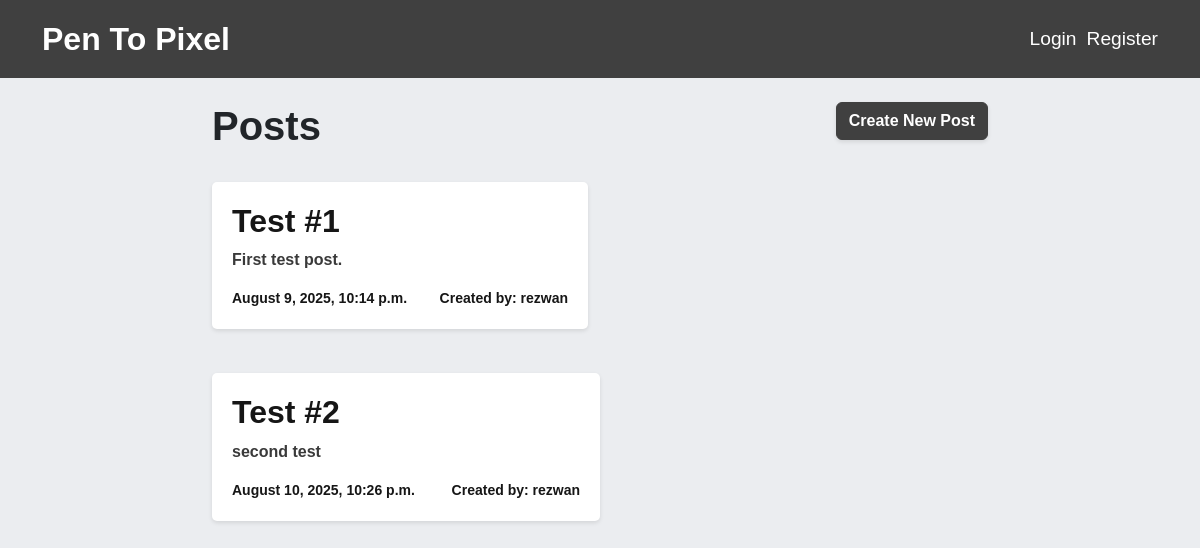
The page /blog/ on the database as committed earlier.
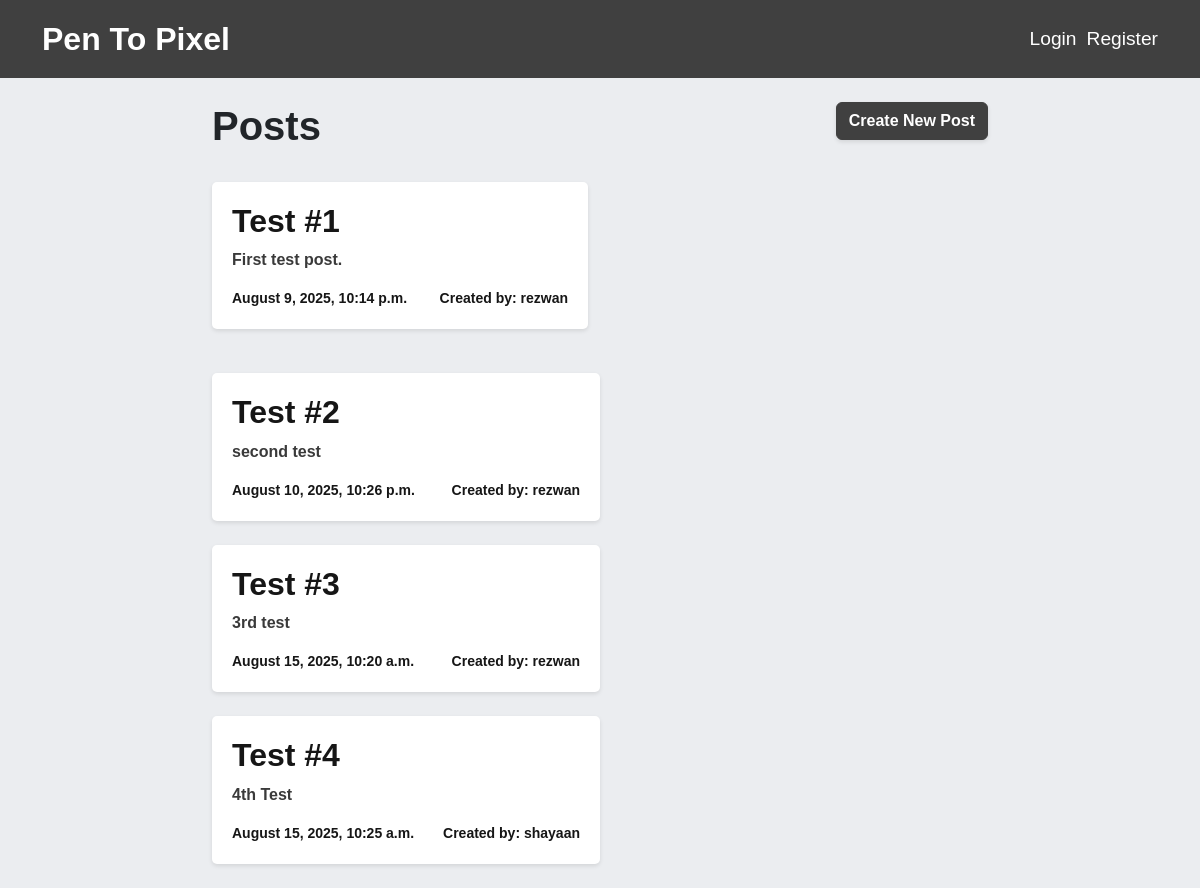
The same page on the database as committed later.
### blog/models.py (models this page shows, shortened)
class Post(models.Model):
    title = models.CharField(max_length=200)
    content = models.TextField()
    created_at = models.DateTimeField(auto_now_add=True)
    author = models.ForeignKey(
        settings.AUTH_USER_MODEL,
        on_delete=models.CASCADE,
        related_name='posts'
    )

### blog/views.py (the view)
# urls.py: 2. Add a URL to urlpatterns:  path('', views.home, name='home')
def home(request):
    posts = Post.objects.all()
    return render(request, 'blog/home.html', {"posts": posts})

### blog/templates/blog/home.html (shortened to what this page needs)
{% extends "blog/base.html" %}
{% block content %}
<div class="row mb-4">
    <div class="col">
        <h1 class="display-8">Posts</h1>
    </div>
    <div class="col text-end">
        <a href="{% url 'post-create' %}" class="btn btn-primary">Create New Post</a>
    </div>
</div>
<div class="row">
    {% for post in posts %}
    <div class="col-md-6 mb-4">
        <div class="content-section">
            <h2>
                <a href="{% url 'post-detail' post.pk %}">{{ post.title }}</a>
            </h2>
            <p>{{ post.content }}</p>
            <div class="d-flex justify-content-between align-items-center">
                <small>{{ post.created_at|date:"F j, Y, g:i a" }}</small>
                <small>Created by: {{ post.author }}</small>
                </div>
            </div>
        </div>
    </div>
    {% endfor %}
{% endblock %}

### blog/templates/blog/base.html (shortened to what this page needs)
<!DOCTYPE html>
<html lang="en">
<head>
    <link href="https://cdn.jsdelivr.net/npm/bootstrap@5.3.7/dist/css/bootstrap.min.css" rel="stylesheet"
>
</head>
<body>
    <nav class="navbar navbar-expand-lg mb-4">
        <div class="container">
            <a href="{% url 'home' %}" class="home-link">Pen To Pixel</a>
            <div class="navbar-nav">
                {% if user.is_authenticated %}
                <a href="{% url 'profile' %}" class="nav-profile">Profile</a>
                <a href="{% url 'login' %}" style="margin-left: 10px;" class="nav-logout">Logout</a>
                {%else%}
                <a href="{% url 'login' %}" class="nav-login">Login</a>
                <a href="{% url 'register' %}" style="margin-left: 10px;" class="nav-register">Register</a>
                {%endif%}
            </div>
        </div>
    </nav>
    <main class="container">
        {% block content %}
        {% endblock %}
    </main>
</body>
</html>

### blog/templates/blog/base.html (style rules this page uses)
body { background-color: #ebedf0; font-family: 'Trebuchet MS', 'Lucida Sans Unicode', 'Lucida Grande', 'Lucida Sans', Arial, sans-serif; }
.content-section { background: white; padding: 20px; border-radius: 5px; box-shadow: 0 2px 4px rgba(0, 0, 0, 0.1); margin-bottom: 20px; color: #161616; font-weight: bold }
.content-section a { text-decoration: none; font-weight: bold; color: #161616; }
.content-section p { text-decoration: none; font-weight: bold; color: rgb(58, 58, 58) }
.navbar { background-color: #404040; padding: 15px; }
.home-link { color: white; font-size: 2rem; text-decoration: none; font-weight: bold; }
.navbar-nav a { color: white; font-size: 1.5rem; text-decoration: none; font-weight: none; }
main.container { max-width: 800px; margin: auto; }
.col.text-end a { background-color: #404040; border-color: #404040; font-weight: 600; box-shadow: 0 2px 4px rgba(0, 0, 0, 0.1); }
.col { font-weight: bold; }
.navbar-nav a { font-weight: none; font-size: 1.2rem; }
.display-8 { font-weight: bold; }

Rows that differ between the two databases and show on the page:
added Post: title "Test #3", content "3rd test", created_at "August 15, 2025, 10:20 a.m.", author "rezwan"
added Post: title "Test #4", content "4th Test", created_at "August 15, 2025, 10:25 a.m.", author "shayaan"
